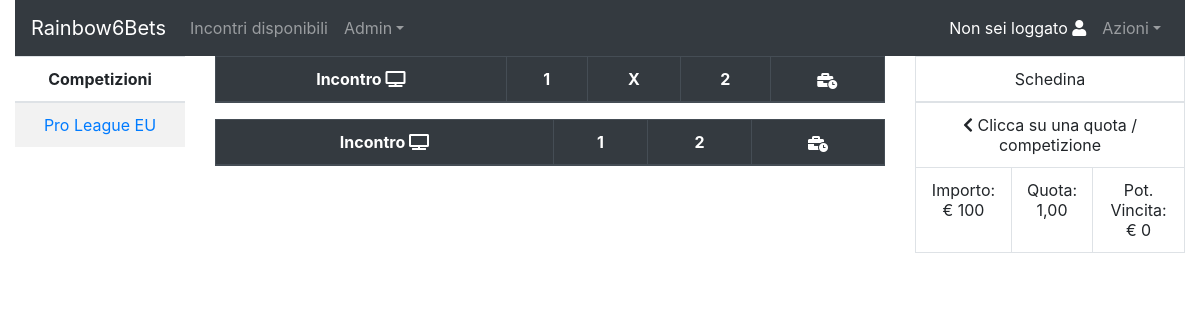
Before: /?cat=proleague with the older database file.
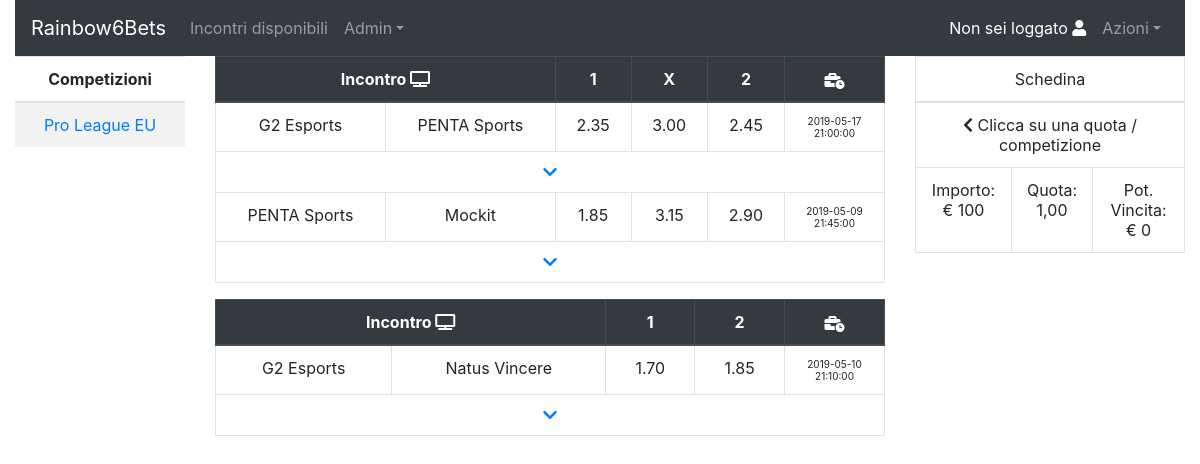
After: the same page with the newer database file.
### tables this page shows
CREATE TABLE `partite` (
  `id` int(11) NOT NULL,
  `status` int(11) NOT NULL,
  `canTie` tinyint(1) NOT NULL,
  `id_team1` int(11) NOT NULL,
  `id_team2` int(11) NOT NULL,
  `datetime` datetime NOT NULL,
  `result` varchar(15) DEFAULT NULL,
  `category_id` int(11) NOT NULL,
  `odd_1` float NOT NULL,
  `odd_X` float DEFAULT NULL,
  `odd_2` float NOT NULL
);

CREATE TABLE `teams` (
  `id` int(11) NOT NULL,
  `nome` varchar(110) NOT NULL,
  `coach` varchar(25) NOT NULL,
  `logo` text NOT NULL,
  `nation` varchar(3) NOT NULL
);

### config/heart.php (called while the page is built, shortened)
<?php
  function getTeamNameFMid($id){
    require 'dbconn.php';
    $sql = "SELECT nome FROM teams WHERE id = $id";
    $result = $conn->query($sql);
    while($row = $result->fetch_assoc()){
      $res = $row['nome'];
      break;
    }
    return $res;
  }
?>

### index.php (the view, shortened to what this page needs)
<?php
  require_once 'config/heart.php';
  require_once 'config/dbconn.php';
  if (isset($_GET['cat'])){
    if ($_GET['cat'] == "proleague"){
      $proleague_id = 1;
      $matches_query1 = "SELECT * FROM partite AS P WHERE datetime > NOW() AND category_id = $proleague_id AND canTie = true ORDER BY datetime DESC";
      $matches_query2 = "SELECT * FROM partite AS P WHERE datetime > NOW() AND category_id = $proleague_id AND canTie = false ORDER BY datetime DESC";
      $result1 = $conn->query($matches_query1);
      $matches = '<table id="matches" class="table table-bordered text-center">
      <thead class="thead-dark">
        <tr>
          <th scope="col" colspan="2">Incontro <i class="fa fa-tv"></i></th>
          <th scope="col">1</th>
          <th scope="col">X</th>
          <th scope="col">2</th>
          <th scope="col"><i class="fa fa-business-time"></i></th>
        </tr>
      </thead>
      <tbody>';
      while ($mtc = $result1->fetch_assoc()){
        $matches .= '<tr id="'.$mtc['id'].'|'.getTeamNameFMid($mtc['id_team1']).'%'.getTeamNameFMid($mtc['id_team2']).'">
          <td>'.getTeamNameFMid($mtc['id_team1']).'</td>
          <td>'.getTeamNameFMid($mtc['id_team2']).'</td>
          <td id="odd">'.number_format((float)$mtc['odd_1'], 2, '.', '').'</td>
          <td id="odd">'.number_format((float)$mtc['odd_X'], 2, '.', '').'</td>
          <td id="odd">'.number_format((float)$mtc['odd_2'], 2, '.', '').'</td>
          <td id="when">'.$mtc['datetime'].'</td>
        </tr>
        <tr>
          <td colspan="6" id="top_expand_'.$mtc['id'].'">
            <a href="#expand_'.$mtc['id'].'" data-toggle="collapse" data-target="#expand_'.$mtc['id'].'">
              <i class="fa fa-chevron-down"></i>
            </a>
          </td>
        </tr>
        <tr id="expand_'.$mtc['id'].'" class="collapse">
          <td>'.$mtc['id'].'</td>
        </tr>
        ';
      }
      $matches.='</tbody></table>';
      $result2 = $conn->query($matches_query2);
      $matches .= '<table id="matches_notie" class="table table-bordered text-center">
      <thead class="thead-dark">
        <tr>
          <th scope="col" colspan="2">Incontro <i class="fa fa-tv"></i></th>
          <th scope="col">1</th>
          <th scope="col">2</th>
          <th scope="col"><i class="fa fa-business-time"></i></th>
        </tr>
      </thead>
      <tbody>';
      while ($mtc = $result2->fetch_assoc()){
        $matches .= '<tr id="'.$mtc['id'].'|'.getTeamNameFMid($mtc['id_team1']).'%'.getTeamNameFMid($mtc['id_team2']).'">
          <td>'.getTeamNameFMid($mtc['id_team1']).'</td>
          <td>'.getTeamNameFMid($mtc['id_team2']).'</td>
          <td id="odd">'.number_format((float)$mtc['odd_1'], 2, '.', '').'</td>
          <td id="odd">'.number_format((float)$mtc['odd_2'], 2, '.', '').'</td>
          <td id="when">'.$mtc['datetime'].'</td>
        </tr>
        <tr>
          <td colspan="6" id="top_expand_'.$mtc['id'].'">
            <a href="#expand_'.$mtc['id'].'" data-toggle="collapse" data-target="#expand_'.$mtc['id'].'">
              <i class="fa fa-chevron-down"></i>
            </a>
          </td>
        </tr>
        <tr id="expand_'.$mtc['id'].'" class="collapse">
          <td>'.$mtc['id'].'</td>
        </tr>
        ';
      }
      $matches.='</tbody></table>';
    }
  }
?>
<html>
<head>
  <link rel="stylesheet" href="https://stackpath.bootstrapcdn.com/bootstrap/4.3.1/css/bootstrap.min.css">
  <link rel="stylesheet" href="https://use.fontawesome.com/releases/v5.8.2/css/all.css">
  <link rel="stylesheet" href="assets/style.css">
</head>
<body>
  <div class="container-fluid">
    <?php require 'static/nav_admin.php'; ?>
  	<div class="row">
  		<div class="col-md-12">
  			<div class="row">
  				<div class="col-md-2">
            <table class="table table-striped text-center">
              <thead>
                <tr>
                  <th scope="col">Competizioni</th>
                </tr>
              </thead>
              <tbody>
                <tr>
                  <td><a href="?cat=proleague">Pro League EU</td>
                </tr>
              </tbody>
            </table>
  				</div>
  				<div class="col-md-7">
            <?php
              if (isset($matches) && $matches != ""){
                echo $matches;
              }
            ?>
  				</div>
  				<div class="col-md-3">
            <div class="schedina">
              <table class="table table-bordered text-center">
                <thead>
                  <tr>
                    <td colspan="3">Schedina</td>
                  </tr>
                </thead>
                <tbody>
                  <tr>
                    <td id="thenhide" colspan="3"><i class="fa fa-chevron-left"></i> Clicca su una quota / competizione</td>
                  </tr>
                  <tr>
                    <td>Importo: &euro; 100</td>
                    <td>Quota: <span id="quota">1,00</span></td>
                    <td>Pot. Vincita: &euro; <span id="potvin">0</span></td>
                  </tr>
                </tbody>
              </table>
            </div>
  				</div>
  			</div>
  		</div>
  	</div>
  </div>
</body>
</html>

### static/nav_admin.php (shortened to what this page needs)
<nav class="navbar navbar-expand-lg navbar-light bg-light navbar-dark bg-dark static-top">
   <a class="navbar-brand" href="index.php">Rainbow6Bets</a>
  <div class="collapse navbar-collapse" id="bs-example-navbar-collapse-1">
    <ul class="navbar-nav">
      <li class="nav-item">
        <a class="nav-link" href="index.php">Incontri disponibili</a>
      </li>
      <li class="nav-item dropdown">
        <a class="nav-link dropdown-toggle" href="http://example.com" id="navbarDropdownMenuLink" data-toggle="dropdown">Admin</a>
      </li>
    </ul>
    <ul class="navbar-nav ml-md-auto">
      <li class="nav-item active">
        <a class="nav-link" href="user.php">
          <?php
            if (isset($_SESSION['id'])){
              echo retrieveUserData('username', $_SESSION['id']);
            }
            else {
              echo 'Non sei loggato';
            }
          ?> <i class="fa fa-user"></i>
        </a>
      </li>
      <li class="nav-item dropdown">
        <a class="nav-link dropdown-toggle" href="http://example.com" id="navbarDropdownMenuLink" data-toggle="dropdown">Azioni</a>
      </li>
    </ul>
  </div>
</nav>

### assets/style.css (style rules this page uses)
td { cursor: pointer; }
td#when { font-size: 10px; width: 100px; }

Changed rows visible on the page:
now on this page (row edited): partite: id_team1.nome "G2 Esports", id_team2.nome "PENTA Sports", odd_1 "2.35", odd_X "3.00", odd_2 "2.45", datetime "2019-05-17 21:00:00"
now on this page (row edited): partite: id_team1.nome "PENTA Sports", id_team2.nome "Mockit", odd_1 "1.85", odd_X "3.15", odd_2 "2.90", datetime "2019-05-09 21:45:00"
added partite: id_team1.nome "G2 Esports", id_team2.nome "Natus Vincere", odd_1 "1.70", odd_2 "1.85", datetime "2019-05-10 21:10:00"
